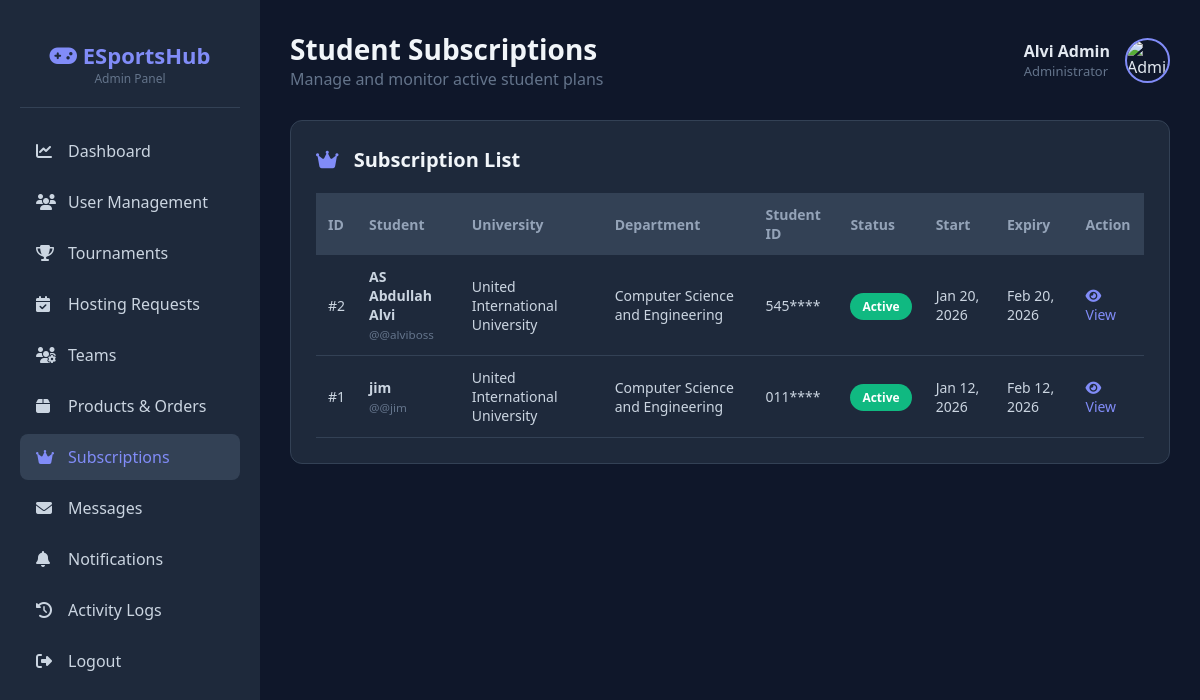
/admin/subscriptions.php (signed in), run on the app's committed database.
### tables this page shows
CREATE TABLE `subscriptions` (
  `subscription_id` int(11) NOT NULL,
  `user_id` int(11) NOT NULL,
  `plan_duration` enum('1_month','3_months','6_months','1_year') NOT NULL,
  `amount` decimal(10,2) NOT NULL,
  `payment_method` enum('bKash','Nagad','Card') NOT NULL,
  `transaction_id` varchar(100) DEFAULT NULL,
  `start_date` date NOT NULL,
  `end_date` date NOT NULL,
  `is_active` tinyint(1) DEFAULT 1,
  `created_at` timestamp NOT NULL DEFAULT current_timestamp(),
  `expires_at` datetime DEFAULT NULL
);

CREATE TABLE `users` (
  `user_id` int(11) NOT NULL,
  `full_name` varchar(255) NOT NULL,
  `username` varchar(100) NOT NULL,
  `email` varchar(255) NOT NULL,
  `phone` varchar(20) NOT NULL,
  `password_hash` varchar(255) NOT NULL,
  `gender` enum('Male','Female','Other') NOT NULL,
  `date_of_birth` date NOT NULL,
  `profession` enum('Student','Job Holder','Freelancer','Entrepreneur','Content Creator','None') NOT NULL,
  `role` enum('user','admin','host') DEFAULT 'user',
  `is_active` tinyint(1) DEFAULT 1,
  `profile_image` varchar(255) DEFAULT 'default-avatar.png',
  `terms_agreed` tinyint(1) NOT NULL DEFAULT 1,
  `created_at` timestamp NOT NULL DEFAULT current_timestamp(),
  `last_login` timestamp NULL DEFAULT NULL
);

CREATE TABLE `universities` (
  `university_id` int(11) NOT NULL,
  `university_name` varchar(255) NOT NULL,
  `short_name` varchar(50) DEFAULT NULL,
  `location` varchar(255) DEFAULT NULL,
  `created_at` timestamp NOT NULL DEFAULT current_timestamp()
);

CREATE TABLE `departments` (
  `department_id` int(11) NOT NULL,
  `department_name` varchar(255) NOT NULL,
  `department_code` varchar(20) DEFAULT NULL,
  `created_at` timestamp NOT NULL DEFAULT current_timestamp()
);

CREATE TABLE `student_profiles` (
  `student_profile_id` int(11) NOT NULL,
  `user_id` int(11) NOT NULL,
  `university_id` int(11) NOT NULL,
  `department_id` int(11) DEFAULT NULL,
  `student_id_number` varchar(50) DEFAULT NULL,
  `enrollment_year` year(4) DEFAULT NULL,
  `created_at` timestamp NOT NULL DEFAULT current_timestamp()
);

### admin/subscriptions.php (the view, shortened to what this page needs)
<?php
$conn = getConnection();
$stmt = $conn->prepare("
    SELECT
        s.subscription_id,
        s.start_date,
        s.end_date,
        s.is_active,
        s.created_at,
        u.full_name,
        u.username,
        sp.student_id_number,
        uni.university_name,
        dept.department_name
    FROM subscriptions s
    JOIN users u ON u.user_id = s.user_id
    LEFT JOIN student_profiles sp ON sp.user_id = u.user_id
    LEFT JOIN universities uni ON uni.university_id = sp.university_id
    LEFT JOIN departments dept ON dept.department_id = sp.department_id
    ORDER BY s.created_at DESC
");
$stmt->execute();
$subscriptions = $stmt->get_result()->fetch_all(MYSQLI_ASSOC);
$admin_name = $_SESSION['full_name'] ?? 'Admin';
?>
<!DOCTYPE html>
<html lang="en">
<head>
    <link rel="stylesheet" href="https://cdnjs.cloudflare.com/ajax/libs/font-awesome/6.5.0/css/all.min.css">
</head>
<body>
<div class="admin-layout">
    <aside class="admin-sidebar">
        <div class="admin-logo">
            <h2><i class="fas fa-gamepad"></i> ESportsHub</h2>
            <p style="font-size: 12px; color: #64748b;">Admin Panel</p>
        </div>
        <nav class="admin-nav">
            <a href="dashboard.php">
                <i class="fas fa-chart-line"></i> Dashboard
            </a>
            <a href="users.php">
                <i class="fas fa-users"></i> User Management
            </a>
            <a href="tournaments.php">
                <i class="fas fa-trophy"></i> Tournaments
            </a>
            <a href="hosting.php">
                <i class="fas fa-calendar-check"></i> Hosting Requests
            </a>
            <a href="teams.php">
                <i class="fas fa-users-gear"></i> Teams
            </a>
            <a href="products.php">
                <i class="fas fa-box"></i> Products & Orders
            </a>
            <a href="subscriptions.php" class="active">
                <i class="fas fa-crown"></i> Subscriptions
            </a>
            <a href="messages.php">
                <i class="fas fa-envelope"></i> Messages
            </a>
            <a href="notifications.php">
                <i class="fas fa-bell"></i> Notifications
            </a>
            <a href="logs.php">
                <i class="fas fa-history"></i> Activity Logs
            </a>
            <a href="logout.php">
                <i class="fas fa-sign-out-alt"></i> Logout
            </a>
        </nav>
    </aside>
    <main class="admin-content">
        <div class="admin-header">
            <div>
                <h1>Student Subscriptions</h1>
                <p style="color:#64748b;">Manage and monitor active student plans</p>
            </div>
            <div class="admin-user">
                <div>
                    <div style="font-weight: 600;"><?php echo htmlspecialchars($admin_name); ?></div>
                    <div style="font-size: 13px; color: #64748b;">Administrator</div>
                </div>
                <img src="../assets/images/default-avatar.png" alt="Admin">
            </div>
        </div>
        <div class="table-card">
            <h2><i class="fas fa-crown" style="margin-right: 10px; color: #818cf8;"></i> Subscription List</h2>
            <div style="overflow-x: auto;">
                <table>
                    <thead>
                        <tr>
                            <th>ID</th>
                            <th>Student</th>
                            <th>University</th>
                            <th>Department</th>
                            <th>Student ID</th>
                            <th>Status</th>
                            <th>Start</th>
                            <th>Expiry</th>
                            <th>Action</th>
                        </tr>
                    </thead>
                    <tbody>
                    <?php if(count($subscriptions)): ?>
                        <?php foreach($subscriptions as $sub): ?>
                        <tr>
                            <td>#<?= $sub['subscription_id']; ?></td>
                            <td>
                                <strong><?= htmlspecialchars($sub['full_name']); ?></strong><br>
                                <small style="color: #64748b;">@<?= htmlspecialchars($sub['username']); ?></small>
                            </td>
                            <td><?= htmlspecialchars($sub['university_name'] ?? 'N/A'); ?></td>
                            <td><?= htmlspecialchars($sub['department_name'] ?? 'N/A'); ?></td>
                            <td>
                                <?php
                                if (!empty($sub['student_id_number'])) {
                                    echo substr($sub['student_id_number'], 0, 3) . '****';
                                } else {
                                    echo 'N/A';
                                }
                                ?>
                            </td>
                            <td>
                                <?php if($sub['is_active']): ?>
                                    <span class="badge badge-active">Active</span>
                                <?php else: ?>
                                    <span class="badge badge-expired">Inactive</span>
                                <?php endif; ?>
                            </td>
                            <td><?= date('M d, Y', strtotime($sub['start_date'])); ?></td>
                            <td><?= date('M d, Y', strtotime($sub['end_date'])); ?></td>
                            <td>
                                <a href="view_subscription.php?id=<?= $sub['subscription_id']; ?>" class="btn-view">
                                    <i class="fas fa-eye"></i> View
                                </a>
                            </td>
                        </tr>
                        <?php endforeach; ?>
                    <?php endif; ?>
                    </tbody>
                </table>
            </div>
        </div>
    </main>
</div>
</body>
</html>

### admin/subscriptions.php (style rules this page uses)
* { margin: 0; padding: 0; box-sizing: border-box; }
body { font-family: 'Segoe UI', Tahoma, Geneva, Verdana, sans-serif; background: #0f172a; color: #e2e8f0; }
.admin-layout { display: flex; min-height: 100vh; }
.admin-sidebar { width: 260px; background: #1e293b; padding: 20px; position: fixed; height: 100vh; overflow-y: auto; }
.admin-logo { text-align: center; padding: 20px 0; border-bottom: 1px solid #334155; margin-bottom: 20px; }
.admin-logo h2 { color: #818cf8; font-size: 22px; }
.admin-nav a { display: flex; align-items: center; padding: 12px 16px; color: #cbd5e1; text-decoration: none; border-radius: 8px; margin-bottom: 5px; transition: all 0.3s; }
.admin-nav a:hover, .admin-nav a.active { background: #334155; color: #818cf8; }
.admin-nav a i { margin-right: 12px; width: 20px; }
.admin-content { margin-left: 260px; flex: 1; padding: 30px; }
.admin-header { display: flex; justify-content: space-between; align-items: center; margin-bottom: 30px; }
.admin-header h1 { font-size: 28px; color: #f1f5f9; }
.admin-user { display: flex; align-items: center; gap: 15px; }
.admin-user img { width: 45px; height: 45px; border-radius: 50%; border: 2px solid #818cf8; }
.table-card { background: #1e293b; padding: 25px; border-radius: 12px; border: 1px solid #334155; }
.table-card h2 { margin-bottom: 20px; color: #f1f5f9; font-size: 20px; }
table { width: 100%; border-collapse: collapse; }
th { text-align: left; background: #334155; color: #94a3b8; padding: 12px; font-size: 14px; }
td { padding: 12px; border-bottom: 1px solid #334155; font-size: 14px; color: #cbd5e1; }
.badge { padding: 5px 12px; border-radius: 20px; font-size: 12px; font-weight: 600; }
.badge-active { background: #10b981; color: #fff; }
.btn-view { color: #818cf8; text-decoration: none; font-weight: 500; }

### data on the page
subscriptions: subscription_id "2", user.full_name "AS Abdullah Alvi", user.username "@alviboss", universities.university_name "United International University", departments.department_name "Computer Science and Engineering", student_profiles.student_id_number "545", is_active "Active", start_date "Jan 20, 2026", end_date "Feb 20, 2026"
subscriptions: subscription_id "1", user.full_name "jim", user.username "@jim", universities.university_name "United International University", departments.department_name "Computer Science and Engineering", student_profiles.student_id_number "011", is_active "Active", start_date "Jan 12, 2026", end_date "Feb 12, 2026"

### other printed values
$admin_name "Alvi Admin"
